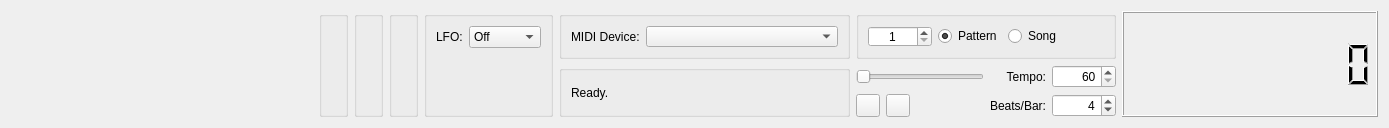
<?xml version="1.0" encoding="UTF-8"?>
<ui version="4.0">
 <class>TopWidget</class>
 <widget class="QWidget" name="TopWidget">
  <property name="geometry">
   <rect>
    <x>0</x>
    <y>0</y>
    <width>1389</width>
    <height>128</height>
   </rect>
  </property>
  <property name="sizePolicy">
   <sizepolicy hsizetype="Preferred" vsizetype="Fixed">
    <horstretch>0</horstretch>
    <verstretch>0</verstretch>
   </sizepolicy>
  </property>
  <property name="minimumSize">
   <size>
    <width>0</width>
    <height>128</height>
   </size>
  </property>
  <property name="maximumSize">
   <size>
    <width>16777215</width>
    <height>128</height>
   </size>
  </property>
  <property name="windowTitle">
   <string>Form</string>
  </property>
  <layout class="QHBoxLayout" name="horizontalLayout_5" stretch="1,0">
   <item>
    <spacer name="horizontalSpacer">
     <property name="orientation">
      <enum>Qt::Horizontal</enum>
     </property>
     <property name="sizeHint" stdset="0">
      <size>
       <width>351</width>
       <height>20</height>
      </size>
     </property>
    </spacer>
   </item>
   <item>
    <layout class="QGridLayout" name="gridLayout_5">
     <item row="0" column="0" rowspan="3">
      <widget class="QGroupBox" name="groupBox_5">
       <layout class="QGridLayout" name="gridLayout_4">
        <item row="0" column="0">
         <widget class="SSGNoiseFreqWidget" name="widget_3" native="true"/>
        </item>
       </layout>
      </widget>
     </item>
     <item row="0" column="1" rowspan="3">
      <widget class="QGroupBox" name="groupBox_4">
       <layout class="QGridLayout" name="gridLayout_2">
        <item row="0" column="0">
         <widget class="SSGEnvelopeFreqWidget" name="widget_2" native="true"/>
        </item>
       </layout>
      </widget>
     </item>
     <item row="0" column="2" rowspan="3">
      <widget class="QGroupBox" name="groupBox_3">
       <layout class="QGridLayout" name="gridLayout">
        <item row="0" column="0">
         <widget class="SSGEnvelopeShapeWidget" name="widget" native="true"/>
        </item>
       </layout>
      </widget>
     </item>
     <item row="0" column="3" rowspan="3">
      <widget class="QGroupBox" name="lfoGroupBox">
       <property name="title">
        <string/>
       </property>
       <layout class="QVBoxLayout" name="verticalLayout_2">
        <item>
         <layout class="QHBoxLayout" name="horizontalLayout_3">
          <item>
           <widget class="QLabel" name="lfoLabel">
            <property name="sizePolicy">
             <sizepolicy hsizetype="Fixed" vsizetype="Preferred">
              <horstretch>0</horstretch>
              <verstretch>0</verstretch>
             </sizepolicy>
            </property>
            <property name="text">
             <string>LFO:</string>
            </property>
           </widget>
          </item>
          <item>
           <widget class="QComboBox" name="lfoComboBox">
            <item>
             <property name="text">
              <string>Off</string>
             </property>
            </item>
            <item>
             <property name="text">
              <string>3.98 Hz</string>
             </property>
            </item>
            <item>
             <property name="text">
              <string>5.56 Hz</string>
             </property>
            </item>
            <item>
             <property name="text">
              <string>6.02 Hz</string>
             </property>
            </item>
            <item>
             <property name="text">
              <string>6.37 Hz</string>
             </property>
            </item>
            <item>
             <property name="text">
              <string>6.88 Hz</string>
             </property>
            </item>
            <item>
             <property name="text">
              <string>9.63 Hz</string>
             </property>
            </item>
            <item>
             <property name="text">
              <string>48.1 Hz</string>
             </property>
            </item>
            <item>
             <property name="text">
              <string>72.2 Hz</string>
             </property>
            </item>
           </widget>
          </item>
         </layout>
        </item>
        <item>
         <spacer name="verticalSpacer_2">
          <property name="orientation">
           <enum>Qt::Vertical</enum>
          </property>
          <property name="sizeHint" stdset="0">
           <size>
            <width>20</width>
            <height>49</height>
           </size>
          </property>
         </spacer>
        </item>
       </layout>
      </widget>
     </item>
     <item row="0" column="4">
      <widget class="QGroupBox" name="midiGroupBox">
       <property name="title">
        <string/>
       </property>
       <layout class="QVBoxLayout" name="verticalLayout">
        <item>
         <layout class="QHBoxLayout" name="horizontalLayout_2">
          <item>
           <widget class="QLabel" name="label">
            <property name="text">
             <string>MIDI Device:</string>
            </property>
           </widget>
          </item>
          <item>
           <widget class="QComboBox" name="deviceComboBox">
            <property name="minimumSize">
             <size>
              <width>192</width>
              <height>0</height>
             </size>
            </property>
           </widget>
          </item>
         </layout>
        </item>
        <item>
         <spacer name="verticalSpacer">
          <property name="orientation">
           <enum>Qt::Vertical</enum>
          </property>
          <property name="sizeHint" stdset="0">
           <size>
            <width>20</width>
            <height>49</height>
           </size>
          </property>
         </spacer>
        </item>
       </layout>
      </widget>
     </item>
     <item row="0" column="5" colspan="3">
      <widget class="QGroupBox" name="groupBox">
       <property name="sizePolicy">
        <sizepolicy hsizetype="Preferred" vsizetype="Preferred">
         <horstretch>0</horstretch>
         <verstretch>0</verstretch>
        </sizepolicy>
       </property>
       <property name="title">
        <string/>
       </property>
       <property name="flat">
        <bool>true</bool>
       </property>
       <property name="checkable">
        <bool>false</bool>
       </property>
       <layout class="QHBoxLayout" name="horizontalLayout">
        <item>
         <widget class="QSpinBox" name="patSpinBox">
          <property name="minimumSize">
           <size>
            <width>64</width>
            <height>0</height>
           </size>
          </property>
          <property name="alignment">
           <set>Qt::AlignCenter</set>
          </property>
          <property name="minimum">
           <number>1</number>
          </property>
         </widget>
        </item>
        <item>
         <widget class="QRadioButton" name="patRadioButton">
          <property name="text">
           <string>Pattern</string>
          </property>
          <property name="checked">
           <bool>true</bool>
          </property>
         </widget>
        </item>
        <item>
         <widget class="QRadioButton" name="songRadioButton">
          <property name="text">
           <string>Song</string>
          </property>
         </widget>
        </item>
        <item>
         <spacer name="horizontalSpacer_2">
          <property name="orientation">
           <enum>Qt::Horizontal</enum>
          </property>
          <property name="sizeHint" stdset="0">
           <size>
            <width>10</width>
            <height>20</height>
           </size>
          </property>
         </spacer>
        </item>
       </layout>
      </widget>
     </item>
     <item row="0" column="8" rowspan="3">
      <widget class="TimeDisplayWidget" name="positionDisplay">
       <property name="minimumSize">
        <size>
         <width>256</width>
         <height>0</height>
        </size>
       </property>
       <property name="autoFillBackground">
        <bool>false</bool>
       </property>
       <property name="smallDecimalPoint">
        <bool>false</bool>
       </property>
       <property name="digitCount">
        <number>10</number>
       </property>
       <property name="segmentStyle">
        <enum>QLCDNumber::Filled</enum>
       </property>
       <property name="value" stdset="0">
        <double>0.000000000000000</double>
       </property>
      </widget>
     </item>
     <item row="1" column="4" rowspan="2">
      <widget class="QGroupBox" name="groupBox_2">
       <property name="title">
        <string/>
       </property>
       <layout class="QGridLayout" name="gridLayout_3">
        <item row="0" column="0">
         <widget class="QLabel" name="statusLabel">
          <property name="text">
           <string>Ready.</string>
          </property>
         </widget>
        </item>
       </layout>
      </widget>
     </item>
     <item row="1" column="5">
      <widget class="SeekWidget" name="seekWidget">
       <property name="minimumSize">
        <size>
         <width>128</width>
         <height>0</height>
        </size>
       </property>
       <property name="maximumSize">
        <size>
         <width>128</width>
         <height>16777215</height>
        </size>
       </property>
       <property name="orientation">
        <enum>Qt::Horizontal</enum>
       </property>
       <property name="invertedAppearance">
        <bool>false</bool>
       </property>
       <property name="invertedControls">
        <bool>false</bool>
       </property>
      </widget>
     </item>
     <item row="1" column="6">
      <widget class="QLabel" name="tempoLabel">
       <property name="text">
        <string>Tempo:</string>
       </property>
       <property name="alignment">
        <set>Qt::AlignRight|Qt::AlignTrailing|Qt::AlignVCenter</set>
       </property>
      </widget>
     </item>
     <item row="1" column="7">
      <widget class="QSpinBox" name="tempoSpinBox">
       <property name="minimumSize">
        <size>
         <width>64</width>
         <height>0</height>
        </size>
       </property>
       <property name="alignment">
        <set>Qt::AlignRight|Qt::AlignTrailing|Qt::AlignVCenter</set>
       </property>
       <property name="minimum">
        <number>60</number>
       </property>
       <property name="maximum">
        <number>320</number>
       </property>
       <property name="value">
        <number>60</number>
       </property>
      </widget>
     </item>
     <item row="2" column="5">
      <layout class="QHBoxLayout" name="horizontalLayout_4">
       <item>
        <widget class="QPushButton" name="playButton">
         <property name="maximumSize">
          <size>
           <width>24</width>
           <height>24</height>
          </size>
         </property>
         <property name="text">
          <string/>
         </property>
        </widget>
       </item>
       <item>
        <widget class="QPushButton" name="stopButton">
         <property name="maximumSize">
          <size>
           <width>24</width>
           <height>24</height>
          </size>
         </property>
         <property name="text">
          <string/>
         </property>
        </widget>
       </item>
       <item>
        <spacer name="horizontalSpacer_3">
         <property name="orientation">
          <enum>Qt::Horizontal</enum>
         </property>
         <property name="sizeHint" stdset="0">
          <size>
           <width>40</width>
           <height>20</height>
          </size>
         </property>
        </spacer>
       </item>
      </layout>
     </item>
     <item row="2" column="6">
      <widget class="QLabel" name="beatsPerBarLabel">
       <property name="text">
        <string>Beats/Bar:</string>
       </property>
       <property name="alignment">
        <set>Qt::AlignRight|Qt::AlignTrailing|Qt::AlignVCenter</set>
       </property>
      </widget>
     </item>
     <item row="2" column="7">
      <widget class="QSpinBox" name="beatsPerBarSpinBox">
       <property name="minimumSize">
        <size>
         <width>64</width>
         <height>0</height>
        </size>
       </property>
       <property name="alignment">
        <set>Qt::AlignRight|Qt::AlignTrailing|Qt::AlignVCenter</set>
       </property>
       <property name="minimum">
        <number>1</number>
       </property>
       <property name="maximum">
        <number>8</number>
       </property>
       <property name="value">
        <number>4</number>
       </property>
      </widget>
     </item>
    </layout>
   </item>
  </layout>
 </widget>
 <customwidgets>
  <customwidget>
   <class>TimeDisplayWidget</class>
   <extends>QLCDNumber</extends>
   <header>topwidget/timedisplaywidget.h</header>
  </customwidget>
  <customwidget>
   <class>SeekWidget</class>
   <extends>QSlider</extends>
   <header>topwidget/seekwidget.h</header>
  </customwidget>
  <customwidget>
   <class>SSGEnvelopeShapeWidget</class>
   <extends>QWidget</extends>
   <header>ssg/ssgenvelopeshapewidget.h</header>
   <container>1</container>
  </customwidget>
  <customwidget>
   <class>SSGEnvelopeFreqWidget</class>
   <extends>QWidget</extends>
   <header>ssg/ssgenvelopefreqwidget.h</header>
   <container>1</container>
  </customwidget>
  <customwidget>
   <class>SSGNoiseFreqWidget</class>
   <extends>QWidget</extends>
   <header>ssg/ssgnoisefreqwidget.h</header>
   <container>1</container>
  </customwidget>
 </customwidgets>
 <resources/>
 <connections/>
</ui>
